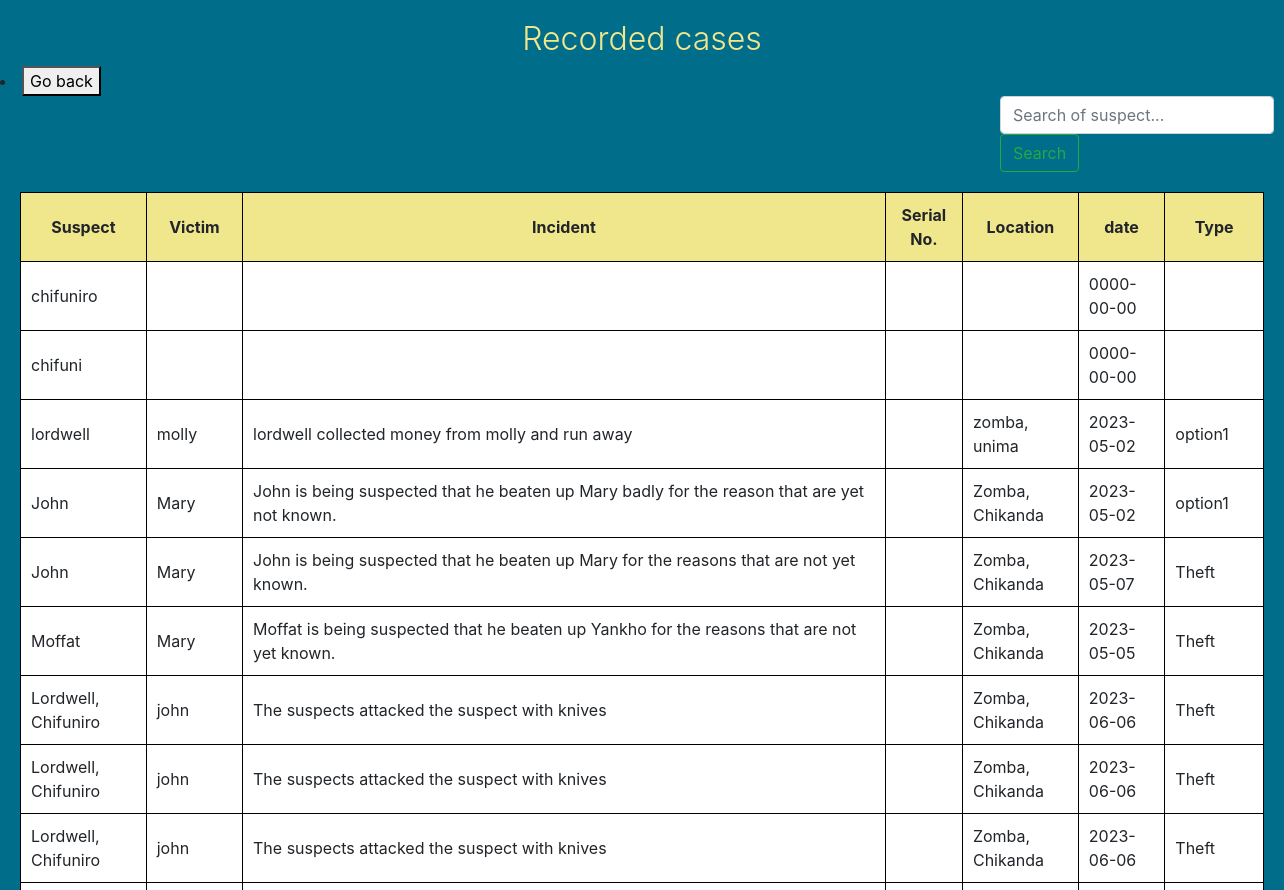
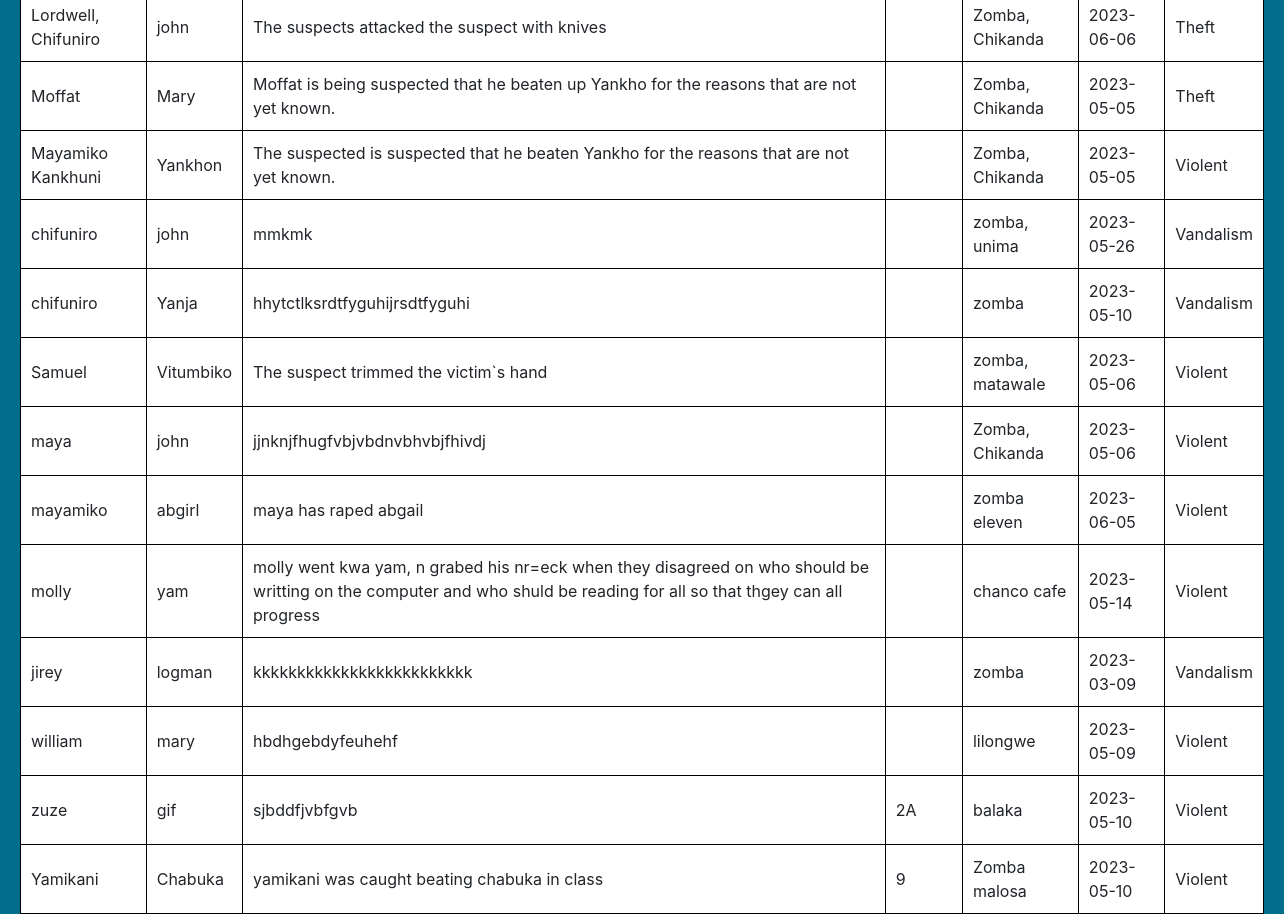
Page /View_cases.php on the committed database (2 pictures, top to bottom).
### tables this page shows
CREATE TABLE `cases` (
  `suspect_name` text NOT NULL,
  `victim_name` text NOT NULL,
  `incident` varchar(10000) NOT NULL,
  `serial_no` varchar(5) NOT NULL,
  `location` varchar(100) NOT NULL,
  `date` date NOT NULL,
  `type` varchar(50) NOT NULL,
  `file` binary(255) NOT NULL,
  `id` int(11) NOT NULL
);

### View_cases.php (the view, shortened to what this page needs)
<!DOCTYPE html>
<html>
<head>
</head>
<body>
<link rel="stylesheet" href="https://stackpath.bootstrapcdn.com/bootstrap/4.5.0/css/bootstrap.min.css">
<link rel="stylesheet" href="https://maxcdn.bootstrapcdn.com/bootstrap/4.3.1/css/bootstrap.min.css">
  <h2 style="color: khaki; font-weight: 300; margin-top: 20px"> Recorded cases</h2>
<li>
<a href="Admin_landing_page.html" style="color:white; text-decoration: none"><button>Go back</button></a>
</li>
<form method="POST" action="View_cases.php" class="form-inline my-2 my-lg-0">
  <input class="form-control mr-sm-2" type="search" placeholder="Search of suspect..." aria-label="Search" name="search">
  <button class="btn btn-outline-success my-2 my-sm-0" type="submit">Search</button>
  </form>
<table>
    <tr>
      <th>Suspect</th>
      <th>Victim</th>
      <th>Incident</th>
      <th>Serial No.</th>
      <th>Location</th>
      <th>date</th>
      <th>Type</th>
    </tr>
<?php
include('Connections.php');
if (!empty($_POST['search'])) {
  $search = mysqli_real_escape_string($conn, $_POST['search']);
  $sql = "SELECT * FROM cases WHERE suspect_name LIKE '%$search%' OR victim_name LIKE '%$search%' OR serial_no LIKE  '%$search%'";
} else {
  $sql = "SELECT * FROM cases";
}
$result = mysqli_query($conn, $sql);
echo '<div class="data-container">';
if (mysqli_num_rows($result) > 0) {
  while ($row = mysqli_fetch_assoc($result)) {
    echo "<tr>";
    echo "<td>" . $row['suspect_name'] . "</td>";
    echo "<td>" . $row['victim_name'] . "</td>";
    echo "<td>" . $row['incident'] . "</td>";
    echo "<td>" . $row['serial_no'] . "</td>";
    echo "<td>" . $row['location'] . "</td>";
    echo "<td>" . $row['date'] . "</td>";
    echo "<td>" . $row['type'] . "</td>";
    echo "</tr>";
  }
} else {
$message = "Currently there is no suspect or victim named "  .$_POST['search']; ;
echo "<div style='color: white; padding: 10px; font-size: 30px; font-weight: 300;'>" . $message . "</div>";
}
?>
</table>
</body>
</html>

### View_cases.php (style rules this page uses)
form { margin-left: 1000px; }
h2 { text-align: center; }
body { background-color: rgb(0, 109, 139); }
table { margin-left: 20px; margin-right: 20px; border-collapse: collapse; text-align: center; background-color: white; margin-top: 20px; }
td, th { border: 1px solid black; padding: 10px; }
th { background-color: khaki; }
td { background-color: white; text-align: left; }
td + td { margin-left: 10px; }

### rows in the picture
cases: suspect_name "chifuniro", date "0000-00-00"
cases: suspect_name "chifuni", date "0000-00-00"
cases: suspect_name "lordwell", victim_name "molly", incident "lordwell collected money from molly and run away", location "zomba, unima", date "2023-05-02", type "option1"
cases: suspect_name "John", victim_name "Mary", incident "John is being suspected that he beaten up Mary badly for the reason that are yet not known.", location "Zomba, Chikanda", date "2023-05-02", type "option1"
cases: suspect_name "John", victim_name "Mary", incident "John is being suspected that he beaten up Mary for the reasons that are not yet known.", location "Zomba, Chikanda", date "2023-05-07", type "Theft"
cases: suspect_name "Moffat", victim_name "Mary", incident "Moffat is being suspected that he beaten up Yankho for the reasons that are not yet known.", location "Zomba, Chikanda", date "2023-05-05", type "Theft"
cases: suspect_name "Lordwell, Chifuniro", victim_name "john", incident "The suspects attacked the suspect with knives", location "Zomba, Chikanda", date "2023-06-06", type "Theft"
cases: suspect_name "Lordwell, Chifuniro", victim_name "john", incident "The suspects attacked the suspect with knives", location "Zomba, Chikanda", date "2023-06-06", type "Theft"
cases: suspect_name "Lordwell, Chifuniro", victim_name "john", incident "The suspects attacked the suspect with knives", location "Zomba, Chikanda", date "2023-06-06", type "Theft"
cases: suspect_name "Lordwell, Chifuniro", victim_name "john", incident "The suspects attacked the suspect with knives", location "Zomba, Chikanda", date "2023-06-06", type "Theft"
cases: suspect_name "Moffat", victim_name "Mary", incident "Moffat is being suspected that he beaten up Yankho for the reasons that are not yet known.", location "Zomba, Chikanda", date "2023-05-05", type "Theft"
cases: suspect_name "Mayamiko Kankhuni", victim_name "Yankhon", incident "The suspected is suspected that he beaten Yankho for the reasons that are not yet known.", location "Zomba, Chikanda", date "2023-05-05", type "Violent"
cases: suspect_name "chifuniro", victim_name "john", incident "mmkmk", location "zomba, unima", date "2023-05-26", type "Vandalism"
cases: suspect_name "chifuniro", victim_name "Yanja", incident "hhytctlksrdtfyguhijrsdtfyguhi", location "zomba", date "2023-05-10", type "Vandalism"
cases: suspect_name "Samuel", victim_name "Vitumbiko", incident "The suspect trimmed the victim`s hand", location "zomba, matawale", date "2023-05-06", type "Violent"
cases: suspect_name "maya", victim_name "john", incident "jjnknjfhugfvbjvbdnvbhvbjfhivdj", location "Zomba, Chikanda", date "2023-05-06", type "Violent"
cases: suspect_name "mayamiko", victim_name "abgirl", incident "maya has raped abgail", location "zomba eleven", date "2023-06-05", type "Violent"
cases: suspect_name "molly", victim_name "yam", incident "molly went kwa yam, n grabed his nr=eck when they disagreed on who should be writting on the computer and who shuld be reading for all so that thgey can all progress", location "chanco cafe", date "2023-05-14", type "Violent"
cases: suspect_name "jirey", victim_name "logman", incident "kkkkkkkkkkkkkkkkkkkkkkkkk", location "zomba", date "2023-03-09", type "Vandalism"
cases: suspect_name "william", victim_name "mary", incident "hbdhgebdyfeuhehf", location "lilongwe", date "2023-05-09", type "Violent"
cases: suspect_name "zuze", victim_name "gif", incident "sjbddfjvbfgvb", serial_no "2A", location "balaka", date "2023-05-10", type "Violent"
cases: suspect_name "Yamikani", victim_name "Chabuka", incident "yamikani was caught beating chabuka in class", serial_no "9", location "Zomba malosa", date "2023-05-10", type "Violent"
